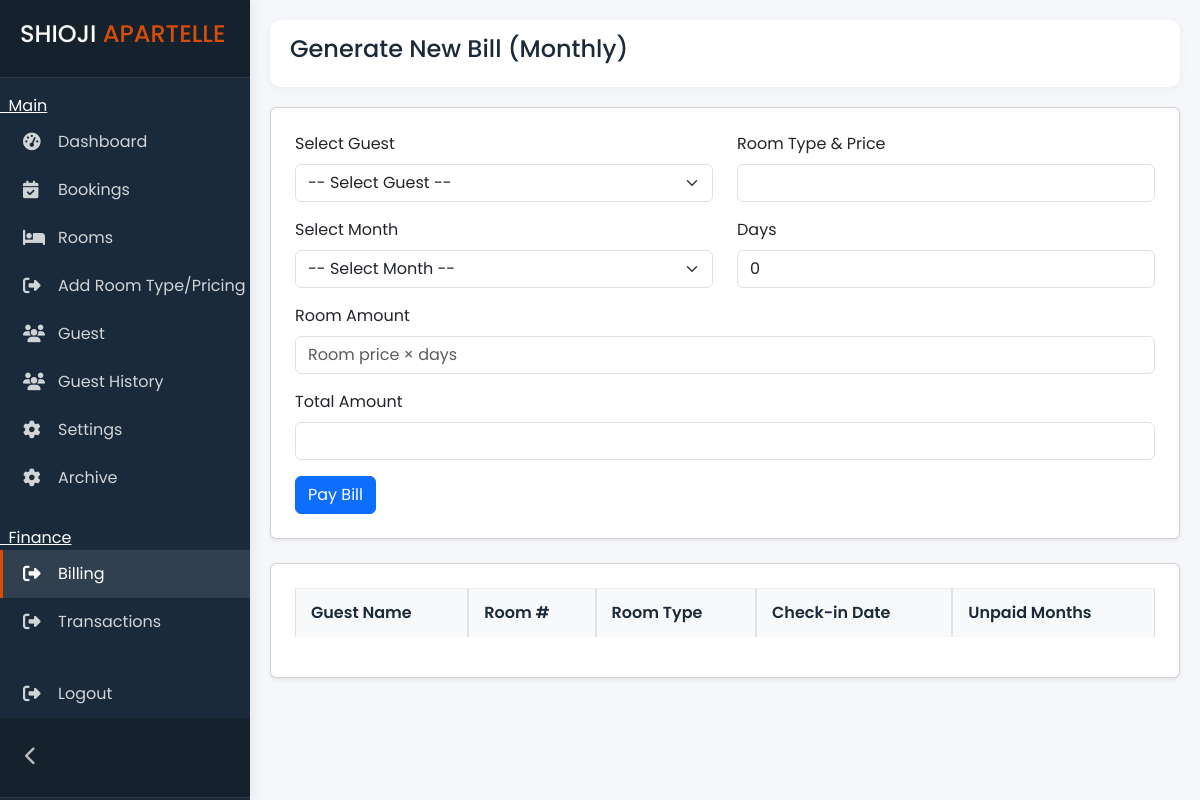
/admin/billing.php (signed in), run on an earlier commit of the app's database.
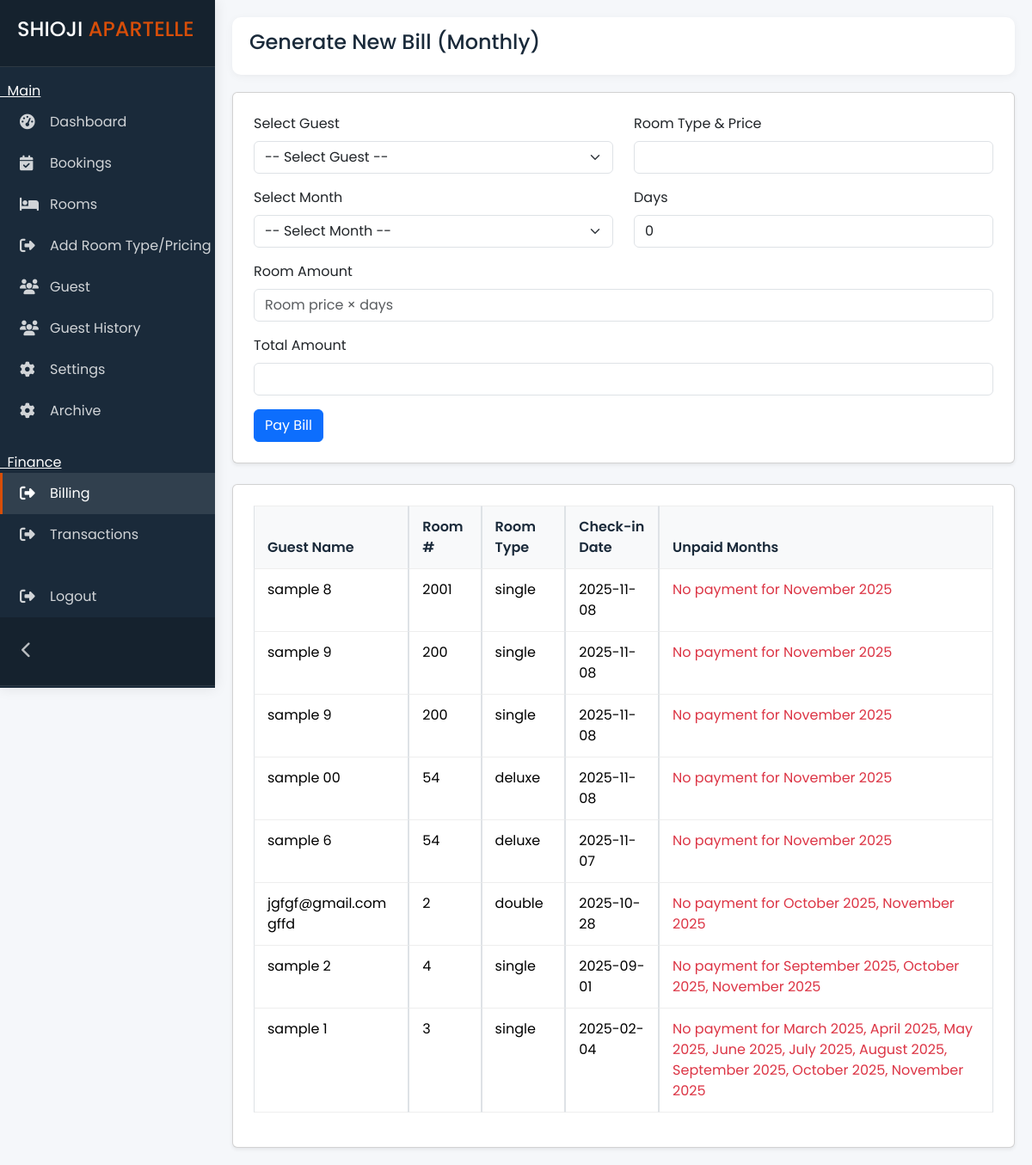
And on a later commit of the database.
### tables this page shows
CREATE TABLE `rooms` (
  `room_id` int(11) NOT NULL,
  `guest_id` int(11) DEFAULT NULL,
  `room_type_id` int(10) NOT NULL,
  `status` enum('available','occupied') NOT NULL,
  `archive` enum('yes','no') NOT NULL DEFAULT 'no'
);

CREATE TABLE `guests` (
  `guest_id` int(11) NOT NULL,
  `room_id` int(11) DEFAULT NULL,
  `first_name` varchar(200) NOT NULL,
  `last_name` varchar(200) NOT NULL,
  `email` varchar(200) NOT NULL,
  `phone` varchar(200) NOT NULL,
  `checkin_date` date DEFAULT NULL,
  `checkout_date` date DEFAULT NULL,
  `no_of_guest` tinyint(1) NOT NULL,
  `status` varchar(200) DEFAULT NULL,
  `password` varchar(250) DEFAULT NULL
);

CREATE TABLE `room_types` (
  `room_type_id` int(11) NOT NULL,
  `type` varchar(200) NOT NULL,
  `price` double(10,2) NOT NULL DEFAULT 0.00,
  `created_at` timestamp NOT NULL DEFAULT current_timestamp(),
  `archive` enum('yes','no') NOT NULL DEFAULT 'no'
);

### admin/billing.php (the view, shortened to what this page needs)
<?php
include '../connect.php';
?>
<!DOCTYPE html>
<html>
<?php include 'head.php'; ?>
<body>
    <?php include 'sidebar.php'; ?>
    <div class="main-content">
        <div class="topbar">
            <h4>Generate New Bill (Monthly)</h4>
        </div>
        <div class="card shadow-sm p-4 mb-4">
            <form method="POST" action="" id="billingForm">
                <div class="row">
                    <div class="mb-3 col-md-6">
                        <label class="form-label">Select Guest</label>
                        <select class="form-select" name="guest_id" id="guestSelect" required>
                            <option value="">-- Select Guest --</option>
                        </select>
                    </div>
                    <div class="mb-3 col-md-6">
                        <label class="form-label">Room Type & Price</label>
                        <input type="text" class="form-control" id="roomInfo" readonly>
                    </div>
                </div>
                <div class="row">
                    <div class="mb-3 col-md-6">
                        <label class="form-label">Select Month</label>
                        <select class="form-select" name="bill_month" id="billMonthSelect" required>
                            <option value="">-- Select Month --</option>
                        </select>
                    </div>
                    <div class="mb-3 col-md-6">
                        <label class="form-label">Days</label>
                        <input type="number" class="form-control" name="days" id="daysInput" min="1" max="31" value="0" required readonly>
                    </div>
                </div>
                <div class="mb-3">
                    <label class="form-label">Room Amount</label>
                    <input type="text" class="form-control" name="room_charge" id="roomAmount" readonly placeholder="Room price × days">
                </div>
                <div class="mb-3">
                    <label class="form-label">Total Amount</label>
                    <input type="text" name="total_amount" class="form-control" id="totalAmount" readonly>
                </div>
                <button type="submit" name="pay" class="btn btn-primary">Pay Bill</button>
            </form>
        </div>
        <div class="room-content ">
            <div class="card shadow-sm p-4">
                <?php
                function getUnpaidMonths($guestId, $conn)
                {
                    $unpaidMonths = [];
                    $checkin_sql = "SELECT checkin_date, checkout_date FROM guests WHERE guest_id = ? AND status = 'checked_in'";
                    $stmt_check = $conn->prepare($checkin_sql);
                    $stmt_check->bind_param("i", $guestId);
                    $stmt_check->execute();
                    $result_check = $stmt_check->get_result();
                    $guest_data = $result_check->fetch_assoc();
                    $current_checkin = $guest_data['checkin_date'];
                    $end_date = $guest_data['checkout_date'] ? $guest_data['checkout_date'] : date('Y-m-d');
                    $start = new DateTime($current_checkin);
                    $start->modify('first day of this month');
                    $now = new DateTime($end_date);
                    $now->modify('first day of this month');
                    while ($start <= $now) {
                        $billMonth = $start->format('Y-m');
                        $stmt = $conn->prepare("
                            SELECT 1 FROM transactions
                            WHERE guest_id = ? AND bill_month = ?
                            AND transaction_date >= ?
                        ");
                        $stmt->bind_param("iss", $guestId, $billMonth, $current_checkin);
                        $stmt->execute();
                        $stmt->store_result();
                        if ($stmt->num_rows === 0) {
                            $unpaidMonths[] = $start->format('F Y');
                        }
                        $start->modify('+1 month');
                    }
                    return $unpaidMonths;
                }
                ?>
                <table id="myTable" class="table table-bordered">
                    <thead>
                        <tr>
                            <th>Guest Name</th>
                            <th>Room #</th>
                            <th>Room Type</th>
                            <th>Check-in Date</th>
                            <th>Unpaid Months</th>
                        </tr>
                    </thead>
                    <tbody>
                        <?php
                        $sql = "SELECT
                            g.guest_id,
                            g.first_name,
                            g.last_name,
                            g.checkin_date,
                            r.room_id,
                            rt.type AS room_type
                        FROM guests g
                        LEFT JOIN rooms r ON g.room_id = r.room_id
                        LEFT JOIN room_types rt ON r.room_type_id = rt.room_type_id
                        WHERE g.status = 'checked_in'
                        ORDER BY g.checkin_date DESC";
                        $result = $conn->query($sql);
                        while ($row = $result->fetch_assoc()) {
                            $unpaidMonths = getUnpaidMonths($row['guest_id'], $conn);
                            if (!empty($unpaidMonths)) {
                                echo "<tr>";
                                echo "<td>" . htmlspecialchars($row['first_name'] . ' ' . $row['last_name']) . "</td>";
                                echo "<td>" . htmlspecialchars($row['room_id'] ?? '—') . "</td>";
                                echo "<td>" . htmlspecialchars($row['room_type'] ?? '—') . "</td>";
                                echo "<td>" . htmlspecialchars($row['checkin_date']) . "</td>";
                                echo "<td><span class='text-danger'>No payment for " . implode(', ', $unpaidMonths) . "</span></td>";
                                echo "</tr>";
                            }
                        }
                        ?>
                    </tbody>
                </table>
            </div>
        </div>
    </div>
</body>
</html>

### admin/head.php (shortened to what this page needs)
<head>
    <link href="../node_modules/bootstrap/dist/css/bootstrap.min.css" rel="stylesheet">
    <link href="../node_modules/datatables.net-bs5/css/dataTables.bootstrap5.min.css" rel="stylesheet">
    <link rel="stylesheet" href="../assets/fontawesome/css/all.min.css">
    <link rel="stylesheet" href="style.css">
</head>

### admin/sidebar.php (shortened to what this page needs)
<div class="sidebar" id="sidebar">
    <div class="sidebar-header">
        <a href="../index.php" style="text-decoration: none; color: inherit;">
            <h4>SHIOJI <span>APARTELLE</span></h4>
        </a>
    </div>
    <?php $currentPage = basename($_SERVER['PHP_SELF']); ?>
    <ul class="nav flex-column mt-3">
        <u>&nbsp;&nbsp;Main</u>
        <li class="nav-item">
            <a class="nav-link <?php if ($currentPage == 'dashboard.php') echo 'active'; ?>" href="dashboard.php">
                <i class="fas fa-tachometer-alt"></i>
                <span class="nav-text">Dashboard</span>
            </a>
        </li>
        <li class="nav-item">
            <a class="nav-link <?php if ($currentPage == 'bookings.php') echo 'active'; ?>" href="bookings.php">
                <i class="fas fa-calendar-check"></i>
                <span class="nav-text">Bookings</span>
            </a>
        </li>
        <li class="nav-item">
            <a class="nav-link <?php if ($currentPage == 'rooms.php') echo 'active'; ?>" href="rooms.php">
                <i class="fas fa-bed"></i>
                <span class="nav-text">Rooms</span>
            </a>
        </li>
        <li class="nav-item ">
            <a class="nav-link <?php if ($currentPage == 'room_pricing.php') echo 'active'; ?>" href="room_pricing.php">
                <i class="fas fa-sign-out-alt"></i>
                <span class="nav-text">Add Room Type/Pricing</span>
            </a>
        </li>
        <li class="nav-item">
            <a class="nav-link <?php if ($currentPage == 'guest.php') echo 'active'; ?>" href="guest.php">
                <i class="fas fa-users"></i>
                <span class="nav-text">Guest</span>
            </a>
        </li>
        <li class="nav-item">
            <a class="nav-link <?php if ($currentPage == 'history.php') echo 'active'; ?>" href="history.php">
                <i class="fas fa-users"></i>
                <span class="nav-text">Guest History</span>
            </a>
        </li>
        <li class="nav-item">
            <a class="nav-link <?php if ($currentPage == 'settings.php') echo 'active'; ?>" href="setting.php">
                <i class="fas fa-cog"></i>
                <span class="nav-text">Settings</span>
            </a>
        </li>
           <li class="nav-item">
            <a class="nav-link <?php if ($currentPage == 'archive.php') echo 'active'; ?>" href="archive.php">
                <i class="fas fa-cog"></i>
                <span class="nav-text">Archive</span>
            </a>
        </li>
        <u class="mt-4">&nbsp;&nbsp;Finance</u>
        <li class="nav-item ">
            <a class="nav-link <?php if ($currentPage == 'billing.php') echo 'active'; ?>" href="billing.php">
                <i class="fas fa-sign-out-alt"></i>
                <span class="nav-text">Billing</span>
            </a>
        </li>
        <li class="nav-item ">
            <a class="nav-link <?php if ($currentPage == 'invoice.php') echo 'active'; ?>" href="invoice.php">
                <i class="fas fa-sign-out-alt"></i>
                <span class="nav-text">Transactions</span>
            </a>
        </li>
        <li class="nav-item mt-4">
            <a class="nav-link <?php if ($currentPage == 'logout.php') echo 'active'; ?>" href="logout.php">
                <i class="fas fa-sign-out-alt"></i>
                <span class="nav-text">Logout</span>
            </a>
        </li>
    </ul>
    <div class="sidebar-header mt-auto">
        <button class="collapse-btn" id="collapseSidebar">
            <i class="fas fa-chevron-left"></i>
        </button>
    </div>
</div>

### admin/style.css (style rules this page uses)
:root { --primary: #2a5d8a; --secondary: #e9b44c; --accent: #d74e09; --light: #f8f9fa; --dark: #1a2a3a; --gray: #6c757d; --sidebar-width: 250px; --sidebar-collapsed-width: 70px; --success: #4cc9f0; --danger: #e63946; --warning: #fca311; --border: #e0e0e0; --card-shadow: 0 4px 6px rgba(0, 0, 0, 0.05); --transition: all 0.3s ease; }
* { margin: 0; padding: 0; box-sizing: border-box; }
body { font-family: "Poppins", sans-serif; background-color: #f5f7fa; color: var(--dark); overflow-x: hidden; transition: all 0.3s; }
.sidebar { position: fixed; top: 0; left: 0; width: var(--sidebar-width); height: 100vh; background: var(--dark); color: white; z-index: 1000; transition: all 0.3s ease; box-shadow: 0 0 15px rgba(0, 0, 0, 0.1); overflow-y: auto; }
.sidebar-header { padding: 20px; background: rgba(0, 0, 0, 0.2); border-bottom: 1px solid rgba(255, 255, 255, 0.1); display: flex; align-items: center; justify-content: space-between; }
.sidebar-header span { color: var(--accent); }
.collapse-btn { background: transparent; border: none; color: rgba(255, 255, 255, 0.7); font-size: 1.2rem; cursor: pointer; transition: all 0.3s; padding: 5px; border-radius: 4px; }
.nav-link { color: rgba(255, 255, 255, 0.8); padding: 12px 20px; border-left: 3px solid transparent; transition: all 0.3s; display: flex; align-items: center; white-space: nowrap; cursor: pointer; }
.nav-link:hover, .nav-link.active { color: white; background: rgba(255, 255, 255, 0.1); border-left: 3px solid var(--accent); }
.nav-link i { width: 25px; margin-right: 10px; font-size: 1.1rem; transition: margin 0.3s; }
.main-content { margin-left: var(--sidebar-width); padding: 20px; transition: all 0.3s; min-height: 100vh; }
.topbar { display: flex; justify-content: space-between; align-items: center; padding: 15px 20px; background: white; border-radius: 10px; box-shadow: 0 2px 10px rgba(0, 0, 0, 0.05); margin-bottom: 20px; }
.table { border-collapse: separate; border-spacing: 0; }
.table th { background: var(--light); padding: 12px 15px; font-weight: 600; color: var(--dark); border-top: 1px solid #eee; }
.table td { padding: 12px 15px; border-top: 1px solid #eee; }
.table tr:last-child td { border-bottom: 1px solid #eee; }

What changed in the data, as far as the page shows it:
added rooms: guest.last_name "sample 8", room_id "2001", room_type.type "single", guest.checkin_date "2025-11-08", unpaidMonths "November 2025"
now on this page (row edited): rooms: guests.first_name+last_name "sample 9", room_id "200", room_type.type "single", guests.checkin_date "2025-11-08", unpaidMonths "November 2025", guest.last_name "sample 9", guest.checkin_date "2025-11-08"
added rooms: guest.last_name "sample 00", room_id "54", room_type.type "deluxe", guest.checkin_date "2025-11-08", unpaidMonths "November 2025", guests.first_name+last_name "sample 6", guests.checkin_date "2025-11-07"
added rooms: guest.last_name "jgfgf@gmail.com gffd", room_id "2", room_type.type "double", guest.checkin_date "2025-10-28", unpaidMonths "October 2025, November 2025"
added rooms: guest.last_name "sample 2", room_id "4", room_type.type "single", guest.checkin_date "2025-09-01", unpaidMonths "September 2025, October 2025, November 2025"
added rooms: guest.last_name "sample 1", room_id "3", room_type.type "single", guest.checkin_date "2025-02-04", unpaidMonths "March 2025, April 2025, May 2025, June 2025, July 2025, August 2025, September 2025, October 2025, November 2025"
